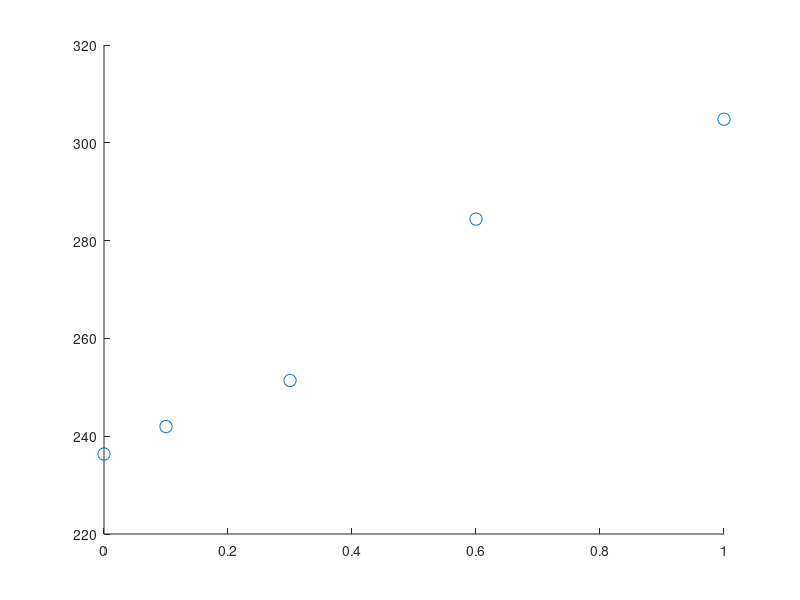

Write MATLAB code to recreate this figure. (Note: this script raises an error after producing the figure.)

x = [0, 0.1, 0.3, 0.6, 1.0]
Cont = 236.3584355
PLA01 = 233.9734525
PLA03 = 292.4820235
PLA06 = 257.738301
PLA10 = 305.125285

PCDTBT01 = 241.9758455
PCDTBT03 = 251.405149
PCDTBT06 = 284.395918
PCDTBT10 = 304.819192


data = [Cont, PLA01, PLA03, PLA06, PLA10]
data2 = [Cont, PCDTBT01, PCDTBT03, PCDTBT06, PCDTBT10]


fig = scatter(x,data2, 80, [ 0    0.4470    0.7410]); 
h = lsline
set(h, 'LineWidth',2)
set(h, 'Color','b')

p = polyfit(x,data2,1);
a = p(1)
b = p(2)
polyfit_str = ['y = ' num2str(a) 'x + ' num2str(b)]
text(.5,300,polyfit_str, 'fontsize', 20);


set(gca,'fontsize',20)

title('UV-Visible Absorbance Integral of PCDTBT Enhanced MAPbI_3', 'FontSize', 30);
set(xlabel('Concentration (mg/mL)', 'FontSize', 25));
set(ylabel('Integral Area', 'FontSize', 25));


fig = gcf;
fig.PaperUnits = 'inches';
fig.PaperPosition = [ 0 0 13 10];
print('IntegralAreaPCDTBT', '-dpng', '-r0');